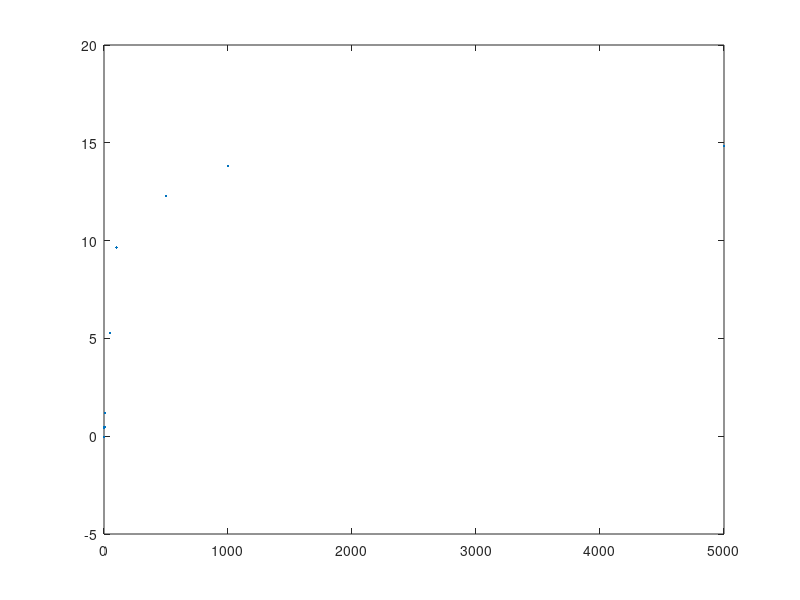

Recreate this plot in MATLAB. (Note: this script raises an error after producing the figure.)
clc;
clear all;
close all;
x=[0.00000000001;1;5;10;50;100;500;1000;5000];
y=[-0.02889;0.455;0.471667;1.186667;5.278333;9.65333;12.26667;13.82833;14.84833];
w  =[1;1;1;1;50;50;50;50;50];
plot(x,y,'.');
F = fittype('power2');
[conc,SR] = fit(x,y,F,'Weight',w);
hold on 
F
conc
SR
plot(conc,'fit');
hold on
sd_vct = [0.8722975 0.536833 0.769868 0.548112 0.400321 0.520064 0.67429 0.573844 0.708447];
e = errorbar(x,y,sd_vct,'.');
e.Marker = '.';
e.MarkerSize = 10;
e.Color = 'green';
e.CapSize = 4;
title('Sensor Response vs. Concentration')
